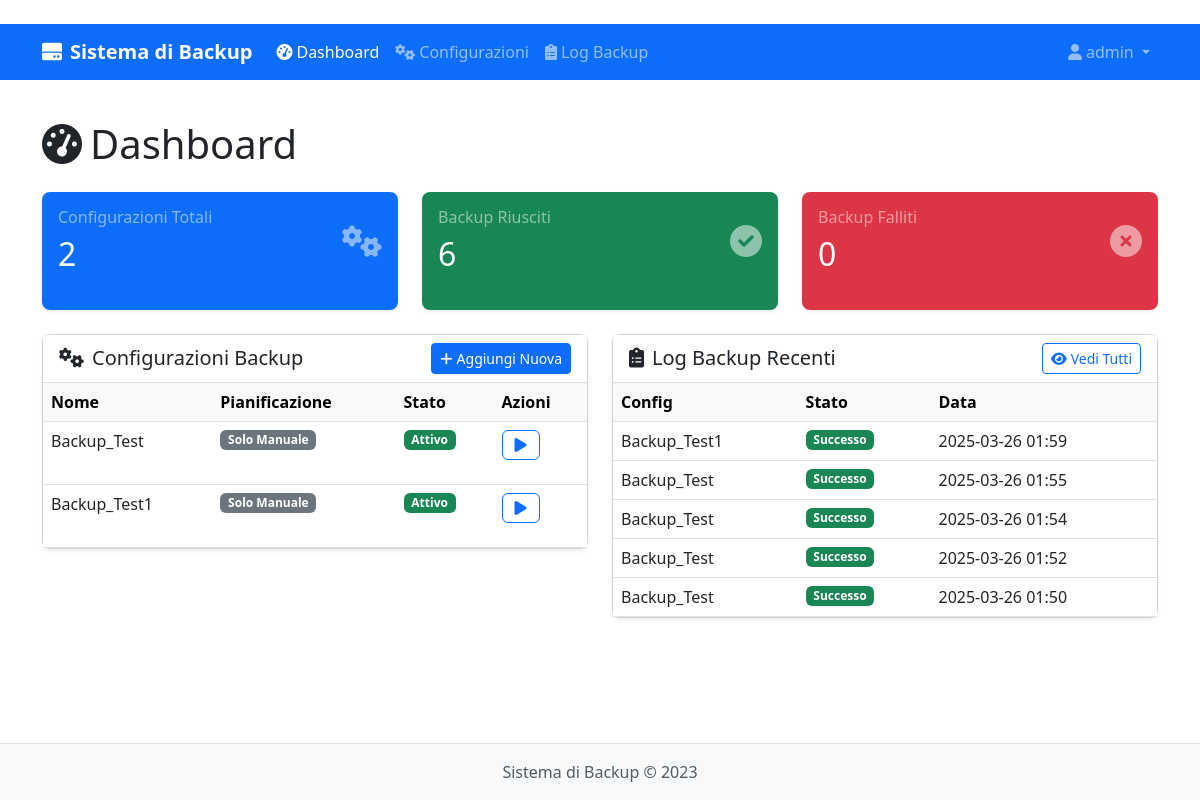
The page /dashboard (signed in) on the database its author committed.
### app/models.py (models this page shows, shortened)
class User(UserMixin, db.Model):
    id = db.Column(db.Integer, primary_key=True)
    username = db.Column(db.String(64), unique=True, index=True)
    email = db.Column(db.String(120), unique=True, index=True)
    password_hash = db.Column(db.String(128))
    is_admin = db.Column(db.Boolean, default=False)
    created_at = db.Column(db.DateTime, default=datetime.utcnow)
    configs = db.relationship("BackupConfig", backref="user", lazy="dynamic")
    logs = db.relationship("BackupLog", backref="user", lazy="dynamic")
    @property
    def password(self):
        raise AttributeError("password is not a readable attribute")

class BackupConfig(db.Model):
    id = db.Column(db.Integer, primary_key=True)
    name = db.Column(db.String(64))
    source_path = db.Column(db.String(256))
    destination_path = db.Column(db.String(256))
    schedule_type = db.Column(db.String(32))  # "daily", "weekly", "monthly"
    schedule_time = db.Column(db.Time)
    schedule_days = db.Column(db.String(64))  # JSON string of days
    incremental = db.Column(db.Boolean, default=True)
    compression_level = db.Column(db.Integer, default=5)  # 0-9
    active = db.Column(db.Boolean, default=True)
    created_at = db.Column(db.DateTime, default=datetime.utcnow)
    updated_at = db.Column(db.DateTime, default=datetime.utcnow, onupdate=datetime.utcnow)
    user_id = db.Column(db.Integer, db.ForeignKey("user.id"))
    logs = db.relationship("BackupLog", backref="config", lazy="dynamic")

class BackupLog(db.Model):
    id = db.Column(db.Integer, primary_key=True)
    status = db.Column(db.String(32))  # "success", "error", "warning", "running"
    start_time = db.Column(db.DateTime, default=datetime.utcnow)
    end_time = db.Column(db.DateTime)
    size = db.Column(db.BigInteger)
    files_count = db.Column(db.Integer)
    compression_ratio = db.Column(db.Float)
    message = db.Column(db.Text)
    detailed_log = db.Column(db.Text)  # JSON string with detailed log entries
    backup_file = db.Column(db.String(256))  # Path to the backup file
    config_id = db.Column(db.Integer, db.ForeignKey("backup_config.id"))
    user_id = db.Column(db.Integer, db.ForeignKey("user.id"))

### app/main/routes.py (the view)
@main.route("/dashboard")
@login_required
def dashboard():
    configs = BackupConfig.query.filter_by(user_id=current_user.id).all()
    recent_logs = BackupLog.query.filter_by(user_id=current_user.id).order_by(BackupLog.start_time.desc()).limit(5).all()
    stats = {
        "total_configs": len(configs),
        "active_configs": sum(1 for c in configs if c.active),
        "total_backups": BackupLog.query.filter_by(user_id=current_user.id).count(),
        "successful_backups": BackupLog.query.filter_by(user_id=current_user.id, status="success").count(),
        "failed_backups": BackupLog.query.filter_by(user_id=current_user.id, status="error").count(),
    }
    return render_template(
        "dashboard.html",
        configs=configs,
        recent_logs=recent_logs,
        stats=stats
    )

### app/models.py (called while the page is built)
@login_manager.user_loader
def load_user(user_id):
    return User.query.get(int(user_id))

### app/templates/dashboard.html (shortened to what this page needs)
﻿{% extends "base.html" %}
{% block content %}
<div class="row">
    <div class="col-12">
        <h1 class="mb-4"><i class="fas fa-tachometer-alt me-2"></i>Dashboard</h1>
    </div>
</div>
<div class="row mb-4">
    <div class="col-md-4">
        <div class="card border-0 bg-primary text-white h-100">
            <div class="card-body">
                <div class="d-flex justify-content-between align-items-center">
                    <div>
                        <h6 class="card-title text-white-50">Configurazioni Totali</h6>
                        <h2 class="mb-0">{{ stats.total_configs }}</h2>
                    </div>
                    <div>
                        <i class="fas fa-cogs fa-2x opacity-50"></i>
                    </div>
                </div>
            </div>
        </div>
    </div>
    <div class="col-md-4">
        <div class="card border-0 bg-success text-white h-100">
            <div class="card-body">
                <div class="d-flex justify-content-between align-items-center">
                    <div>
                        <h6 class="card-title text-white-50">Backup Riusciti</h6>
                        <h2 class="mb-0">{{ stats.successful_backups }}</h2>
                    </div>
                    <div>
                        <i class="fas fa-check-circle fa-2x opacity-50"></i>
                    </div>
                </div>
            </div>
        </div>
    </div>
    <div class="col-md-4">
        <div class="card border-0 bg-danger text-white h-100">
            <div class="card-body">
                <div class="d-flex justify-content-between align-items-center">
                    <div>
                        <h6 class="card-title text-white-50">Backup Falliti</h6>
                        <h2 class="mb-0">{{ stats.failed_backups }}</h2>
                    </div>
                    <div>
                        <i class="fas fa-times-circle fa-2x opacity-50"></i>
                    </div>
                </div>
            </div>
        </div>
    </div>
</div>
<div class="row">
    <div class="col-md-6">
        <div class="card shadow-sm mb-4">
            <div class="card-header bg-white">
                <div class="d-flex justify-content-between align-items-center">
                    <h5 class="mb-0"><i class="fas fa-cogs me-2"></i>Configurazioni Backup</h5>
                    <a href="{{ url_for('main.add_config') }}" class="btn btn-primary btn-sm">
                        <i class="fas fa-plus me-1"></i>Aggiungi Nuova
                    </a>
                </div>
            </div>
            <div class="card-body p-0">
                {% if configs %}
                <div class="table-responsive">
                    <table class="table table-hover mb-0">
                        <thead class="table-light">
                            <tr>
                                <th>Nome</th>
                                <th>Pianificazione</th>
                                <th>Stato</th>
                                <th>Azioni</th>
                            </tr>
                        </thead>
                        <tbody>
                            {% for config in configs %}
                            <tr>
                                <td>{{ config.name }}</td>
                                <td>
                                    {% if config.schedule_type == 'manual' %}
                                    <span class="badge bg-secondary">Solo Manuale</span>
                                    {% elif config.schedule_type == 'daily' %}
                                    <span class="badge bg-info">Giornaliero</span>
                                    {% elif config.schedule_type == 'weekly' %}
                                    <span class="badge bg-primary">Settimanale</span>
                                    {% elif config.schedule_type == 'monthly' %}
                                    <span class="badge bg-warning">Mensile</span>
                                    {% endif %}
                                </td>
                                <td>
                                    {% if config.active %}
                                    <span class="badge bg-success">Attivo</span>
                                    {% else %}
                                    <span class="badge bg-danger">Inattivo</span>
                                    {% endif %}
                                </td>
                                <td>
                                    <div class="btn-group btn-group-sm">
                                        <form method="post" action="{{ url_for('main.start_backup', config_id=config.id) }}">
                                            <button type="submit" class="btn btn-outline-primary">
                                                <i class="fas fa-play"></i>
                                            </button>
                                        </form>
                                    </div>
                                </td>
                            </tr>
                            {% endfor %}
                        </tbody>
                    </table>
                </div>
                {% endif %}
            </div>
        </div>
    </div>
    <div class="col-md-6">
        <div class="card shadow-sm mb-4">
            <div class="card-header bg-white">
                <div class="d-flex justify-content-between align-items-center">
                    <h5 class="mb-0"><i class="fas fa-clipboard-list me-2"></i>Log Backup Recenti</h5>
                    <a href="{{ url_for('main.logs') }}" class="btn btn-outline-primary btn-sm">
                        <i class="fas fa-eye me-1"></i>Vedi Tutti
                    </a>
                </div>
            </div>
            <div class="card-body p-0">
                {% if recent_logs %}
                <div class="table-responsive">
                    <table class="table table-hover mb-0">
                        <thead class="table-light">
                            <tr>
                                <th>Config</th>
                                <th>Stato</th>
                                <th>Data</th>
                            </tr>
                        </thead>
                        <tbody>
                            {% for log in recent_logs %}
                            <tr>
                                <td>{{ log.config.name if log.config else 'Sconosciuto' }}</td>
                                <td>
                                    {% if log.status == 'success' %}
                                    <span class="badge bg-success">Successo</span>
                                    {% elif log.status == 'error' %}
                                    <span class="badge bg-danger">Errore</span>
                                    {% elif log.status == 'running' %}
                                    <span class="badge bg-primary">In esecuzione</span>
                                    {% else %}
                                    <span class="badge bg-secondary">{{ log.status|capitalize }}</span>
                                    {% endif %}
                                </td>
                                <td>{{ log.start_time.strftime('%Y-%m-%d %H:%M') }}</td>
                            </tr>
                            {% endfor %}
                        </tbody>
                    </table>
                </div>
                {% else %}
                <div class="text-center py-4">
                    <p class="text-muted">Nessun log di backup trovato.</p>
                </div>
                {% endif %}
            </div>
        </div>
    </div>
</div>
{% endblock %}

### app/templates/base.html (shortened to what this page needs)
﻿<!DOCTYPE html>
<html lang="it">
<head>
    <link href="https://cdn.jsdelivr.net/npm/bootstrap@5.3.0-alpha1/dist/css/bootstrap.min.css" rel="stylesheet">
    <link rel="stylesheet" href="https://cdnjs.cloudflare.com/ajax/libs/font-awesome/6.0.0/css/all.min.css">
</head>
<body>
    <nav class="navbar navbar-expand-lg navbar-dark bg-primary">
        <div class="container">
            <a class="navbar-brand" href="{{ url_for('main.index') }}">
                <i class="fas fa-hdd me-2"></i>Sistema di Backup
            </a>
            <div class="collapse navbar-collapse" id="navbarNav">
                <ul class="navbar-nav me-auto">
                    {% if current_user.is_authenticated %}
                    <li class="nav-item">
                        <a class="nav-link {% if request.endpoint == 'main.dashboard' %}active{% endif %}" href="{{ url_for('main.dashboard') }}">
                            <i class="fas fa-tachometer-alt me-1"></i>Dashboard
                        </a>
                    </li>
                    <li class="nav-item">
                        <a class="nav-link {% if request.endpoint == 'main.configs' %}active{% endif %}" href="{{ url_for('main.configs') }}">
                            <i class="fas fa-cogs me-1"></i>Configurazioni
                        </a>
                    </li>
                    <li class="nav-item">
                        <a class="nav-link {% if request.endpoint == 'main.logs' %}active{% endif %}" href="{{ url_for('main.logs') }}">
                            <i class="fas fa-clipboard-list me-1"></i>Log Backup
                        </a>
                    </li>
                    {% endif %}
                </ul>
                <ul class="navbar-nav">
                    {% if current_user.is_authenticated %}
                    <li class="nav-item dropdown">
                        <a class="nav-link dropdown-toggle" href="#" id="userDropdown" role="button" data-bs-toggle="dropdown">
                            <i class="fas fa-user me-1"></i>{{ current_user.username }}
                        </a>
                    </li>
                    {% endif %}
                </ul>
            </div>
        </div>
    </nav>
    <div class="container my-4 content">
        {% block content %}{% endblock %}
    </div>
    <footer>
        <div class="container text-center">
            <p class="text-muted mb-0">Sistema di Backup &copy; 2023</p>
        </div>
    </footer>
</body>
</html>

### app/templates/base.html (style rules this page uses)
body { min-height: 100vh; display: flex; flex-direction: column; }
.content { flex: 1; }
.navbar-brand { font-weight: 700; }
.card { border-radius: 8px; box-shadow: 0 0.125rem 0.25rem rgba(0, 0, 0, 0.075); margin-bottom: 20px; }
.card-header { background-color: rgba(0, 0, 0, 0.03); border-bottom: 1px solid rgba(0, 0, 0, 0.125); }
footer { margin-top: auto; padding: 1rem 0; background-color: #f8f9fa; border-top: 1px solid #dee2e6; }

### rows shown on the page
User: username "admin"
BackupConfig: name "Backup_Test", schedule_type "Solo Manuale", active "Attivo"
BackupConfig: name "Backup_Test1", schedule_type "Solo Manuale", active "Attivo"
BackupLog: config "Backup_Test1", status "Successo", start_time "2025-03-26 01:59"
BackupLog: config "Backup_Test", status "Successo", start_time "2025-03-26 01:55"
BackupLog: config "Backup_Test", status "Successo", start_time "2025-03-26 01:54"
BackupLog: config "Backup_Test", status "Successo", start_time "2025-03-26 01:52"
BackupLog: config "Backup_Test", status "Successo", start_time "2025-03-26 01:50"

### other values the page prints
{{ stats.total_configs }} "2"
{{ stats.successful_backups }} "6"
{{ stats.failed_backups }} "0"
